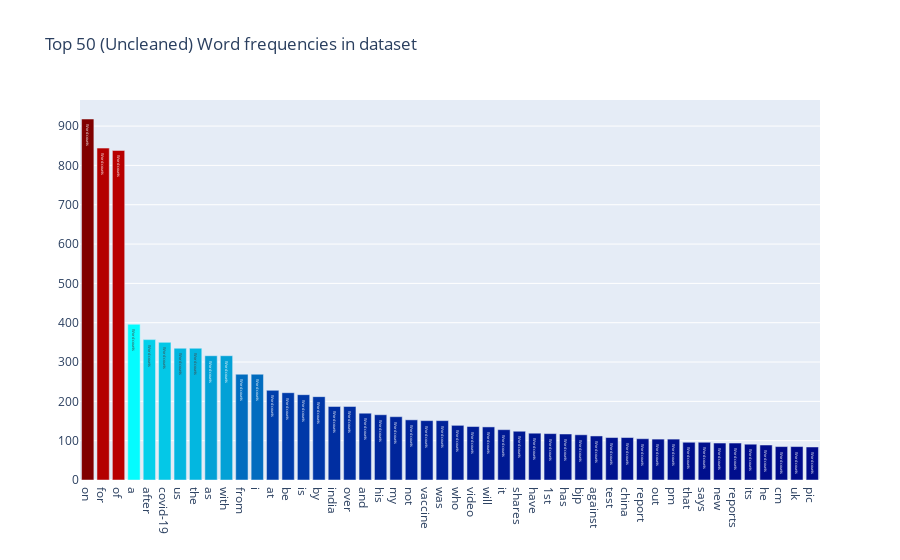

This figure's notebook cell:
### Code cell
All_words = df_clean['news_headline'].str.split(expand=True).unstack().value_counts()
data = [go.Bar(x = All_words.index.values[2:50],
                y = All_words.values[2:50],
                marker= dict(colorscale='Jet', color = All_words.values[2:100]),
                text='Word counts'
    )]

layout = go.Layout(
    title='Top 50 (Uncleaned) Word frequencies in dataset'
)

fig = go.Figure(data=data, layout=layout)

py.iplot(fig, filename='Uncleaned Words')

### Figure 1 — Plotly figure (JSON) as saved in the notebook; plotly's stock layout.template omitted (floating-point values rounded to 4 significant figures)
{"data": [{"marker": {"color": [918, 844, 838, 396, 357, 350, 335, 335, 316, 316, 269, 269, 228, 222, 217, 212, 187, 187, 170, 166, 161, 153, 151, 151, 139, 136, 135, 128, 124, 119, 118, 117, 115, 112, 108, 108, 105, 104, 104, 96, 96, 94, 94, 91, 89, 85, 85, 84, 81, 80, 80, 77, 77, 77, 76, 73, 73, 73, 72, 72, 71, 71, 71, 70, 70, 69, 69, 68, 66, 65, 65, 64, 64, 63, 62, 62, 62, 61, 61, 60, 59, 59, 58, 58, 58, 58, 57, 56, 56, 56, 55, 55, 55, 55, 55, 54, 53, 53], "colorscale": [[0, "rgb(0,0,131)"], [0.2, "rgb(0,60,170)"], [0.4, "rgb(5,255,255)"], [0.6, "rgb(255,255,0)"], [0.8, "rgb(250,0,0)"], [1, "rgb(128,0,0)"]]}, "text": "Word counts", "type": "bar", "x": ["on", "for", "of", "a", "after", "covid-19", "us", "the", "as", "with", "from", "i", "at", "be", "is", "by", "india", "over", "and", "his", "my", "not", "vaccine", "was", "who", "video", "will", "it", "shares", "have", "1st", "has", "bjp", "against", "test", "china", "report", "out", "pm", "that", "says", "new", "reports", "its", "he", "cm", "uk", "pic"], "y": [918, 844, 838, 396, 357, 350, 335, 335, 316, 316, 269, 269, 228, 222, 217, 212, 187, 187, 170, 166, 161, 153, 151, 151, 139, 136, 135, 128, 124, 119, 118, 117, 115, 112, 108, 108, 105, 104, 104, 96, 96, 94, 94, 91, 89, 85, 85, 84]}], "layout": {"title": {"text": "Top 50 (Uncleaned) Word frequencies in dataset"}}}
